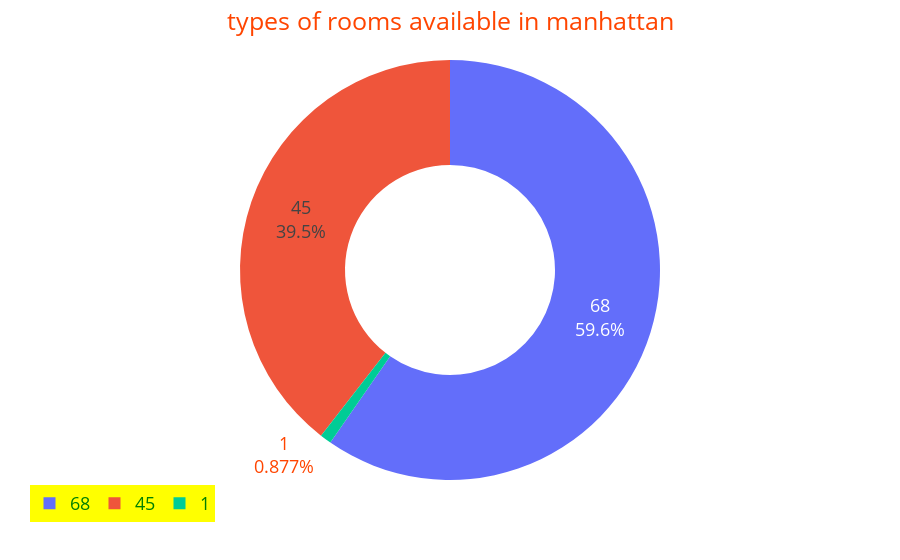

The notebook cell saved with this chart:
### Markdown cell above
# the above analysis we can see through visualization

### Code cell
values=result.loc[:,"manhattan"]
fig=px.pie(result,names="manhattan",values=result.loc[:,"manhattan"],hole=0.5,color=result.index)
fig.update_traces(textinfo="percent+value")
fig.update_layout(title_text="types of rooms available in manhattan",title_x=0.5,
                 legend=dict(
                 orientation="h",
                 yanchor="bottom",
                 xanchor="center"),
                 showlegend=True,legend_bgcolor="yellow",
                 legend_font=dict(color="Green",
                 size=18),
                 font=dict(size=18,color="Orangered"))
fig.show()

### Figure 1 — Plotly figure (JSON) as saved in the notebook; plotly's stock layout.template omitted (floating-point values rounded to 4 significant figures)
{"data": [{"customdata": [["Entire home"], ["Private room"], ["Shared room"]], "domain": {"x": [0, 1], "y": [0, 1]}, "hole": 0.5, "hovertemplate": "manhattan=%{value}<br>room_type=%{customdata[0]}<extra></extra>", "labels": [68, 45, 1], "legendgroup": "", "marker": {"colors": ["#636efa", "#EF553B", "#00cc96"]}, "name": "", "showlegend": true, "textinfo": "percent+value", "type": "pie", "values": [68, 45, 1]}], "layout": {"font": {"color": "Orangered", "size": 18}, "legend": {"bgcolor": "yellow", "font": {"color": "Green", "size": 18}, "orientation": "h", "tracegroupgap": 0, "xanchor": "center", "yanchor": "bottom"}, "margin": {"t": 60}, "showlegend": true, "title": {"text": "types of rooms available in manhattan", "x": 0.5}}}
